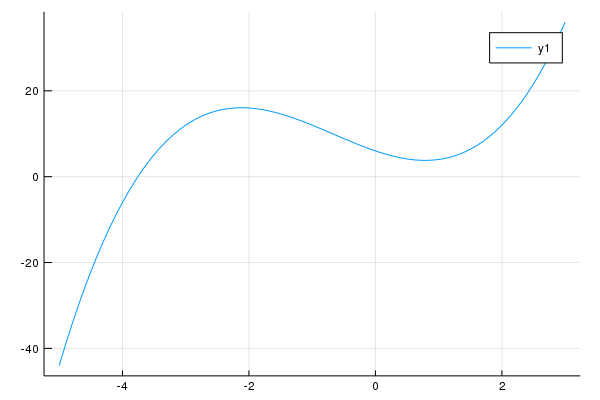

The Julia source for this figure:
#=
f(x) = x^3 + 2x^2 -5x +6
-5<= x <= 3 で図示せよ
=#

# 開始値:ステップ:終了値
x = -5:0.1:3.0
# 関数
f(x) = x^3+2x^2-5x+6
y = f

using Plots
plot(x,y)
savefig("newton1d.png")